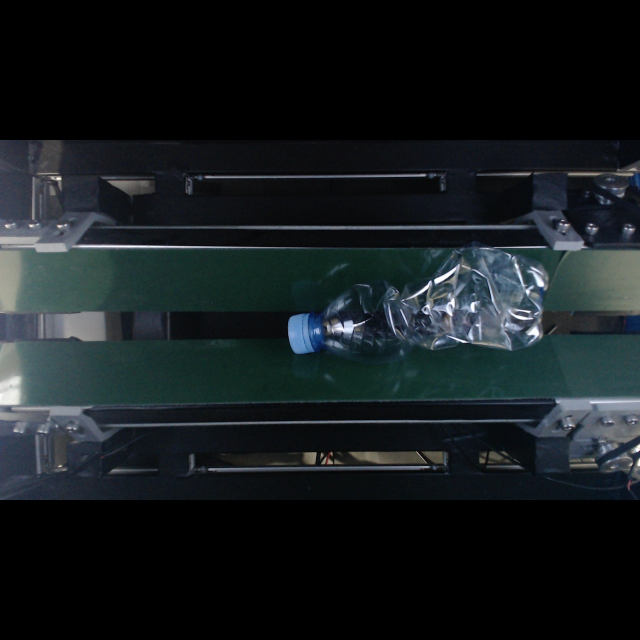
#> input picture open_vino/test_image_1.jpg, 1280 x 1280 px (shown at 1/2 size); its folder holds only this picture in this run
$ python -i cap_box_shoot.py   (imports and definitions only)
#> lines starting #> are read from the running program, lines starting #| are printed output that depends on the picture
"""Tight cap/neck box for shoot_v1: rembg mask -> oriented axis -> narrower end = cap end.
Writes X-AnyLabeling .json + a contact sheet + flags ambiguous ones.
"""
import glob, os, json, time, csv
import cv2, numpy as np
from rembg import remove, new_session
from PIL import Image
Image.MAX_IMAGE_PIXELS = None

S = "C:/Users/ASUS/D/project/Kerja-Praktik-Inastek/datasets/shoot_v1"
NAMES = {0: "cap", 1: "no_cap"}
CAP_FRAC = 0.24          # portion of bottle length taken as cap/neck region
# [1 line that did not run here, left out]


def bottle_mask(img):
    H, W = img.shape[:2]
    sc = 900 / max(H, W)
    small = cv2.resize(img, (int(W * sc), int(H * sc)))
    a = np.array(remove(cv2.cvtColor(small, cv2.COLOR_BGR2RGB), session=sess, alpha_matting=False))[:, :, 3]
    a = cv2.resize(a, (W, H), interpolation=cv2.INTER_NEAREST)
    m = (a > 25).astype(np.uint8)
    nl, lab, st, _ = cv2.connectedComponentsWithStats(m, 8)
    if nl > 1:
        m = (lab == 1 + int(np.argmax(st[1:, cv2.CC_STAT_AREA]))).astype(np.uint8)
    return m


# [46 lines left out: function cap_box, not called in this run]


jpgs = sorted(glob.glob(S + "/b*/*.jpg"))
# [1 line not run here, left out]
flags = []
tiles = []
# [47 lines not run here, left out]

>>> import cv2
>>> picture = cv2.imread('../open_vino/test_image_1.jpg', cv2.IMREAD_GRAYSCALE)
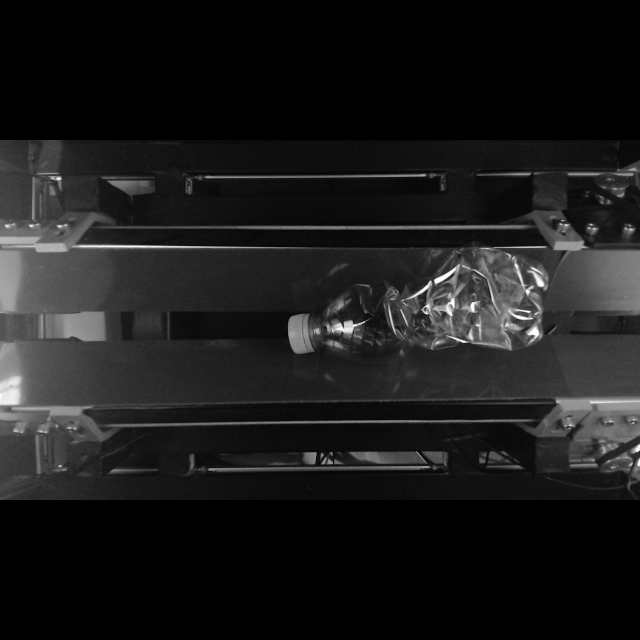
#> picture: shape (1280, 1280) (shown at 1/2 size); min 0, max 255, mean 26.3
>>> result = bottle_mask(picture)
#> in bottle_mask, `small = cv2.resize(img, (int(W * sc), int(H * sc)))`:
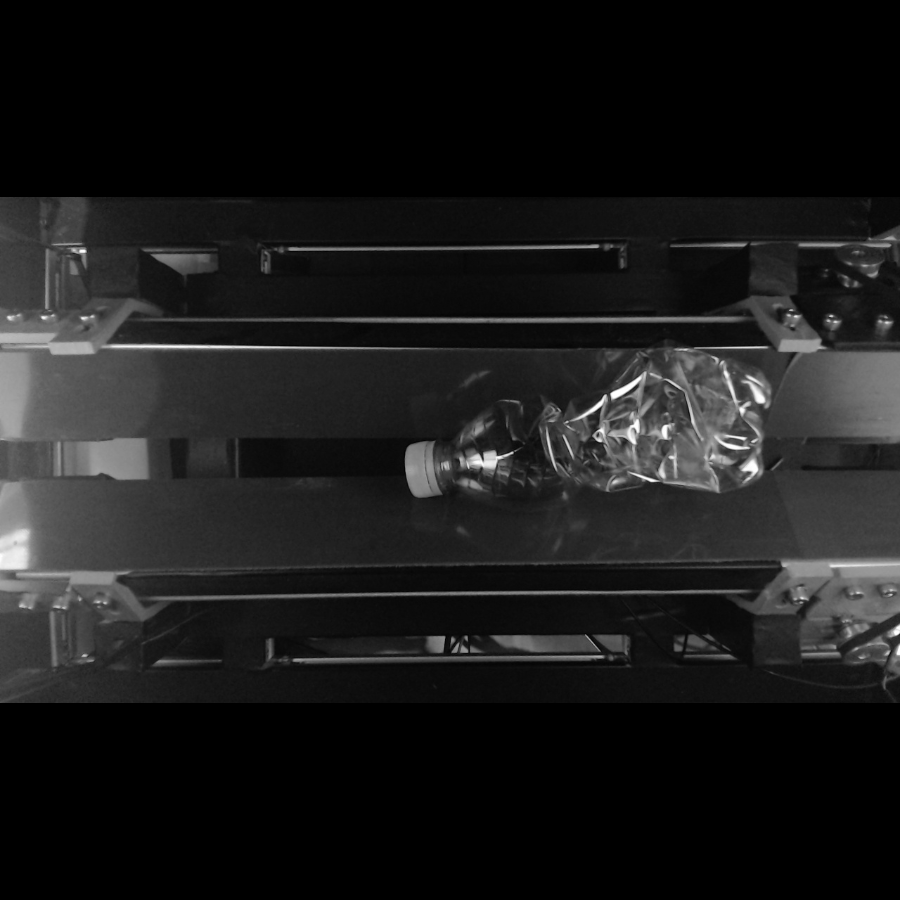
#> small: shape (900, 900); min 0, max 255, mean 26.2
#> (the run stopped early here; a loop or call above may not have finished)
